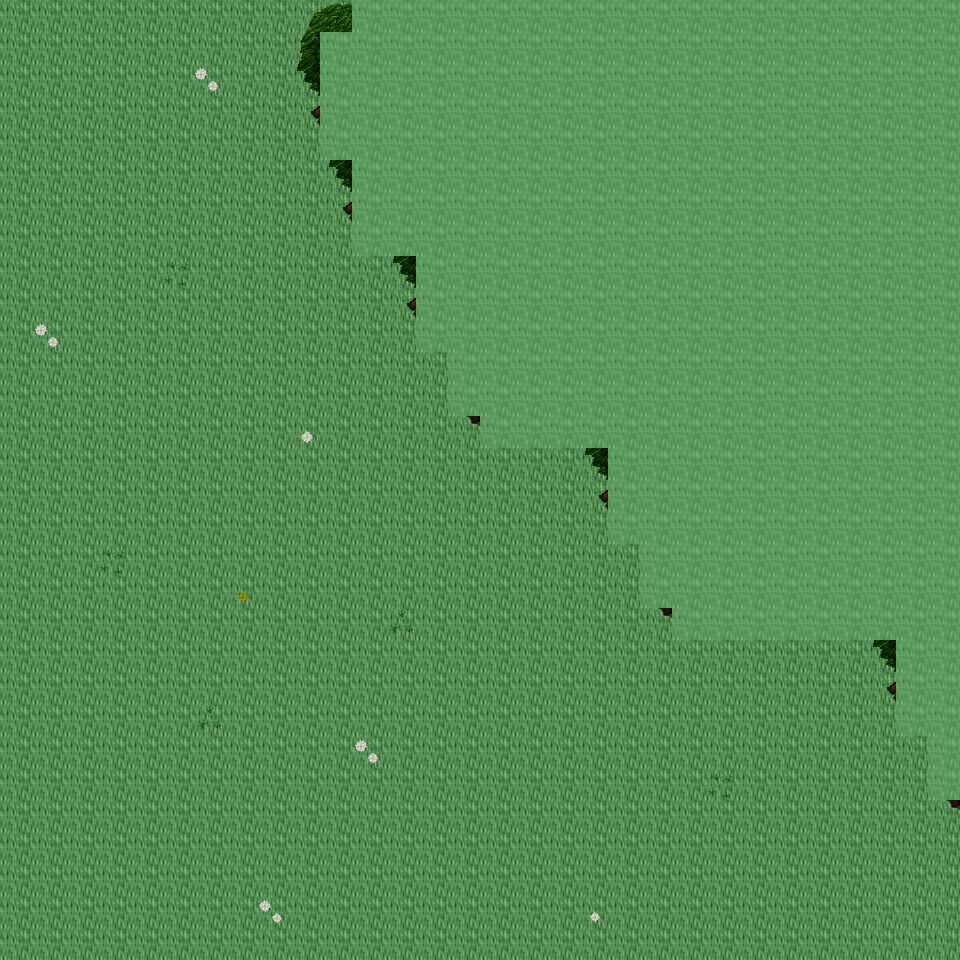

This game map was drawn from its Tiled (.tmx) file and the tilesets committed beside it. A one-line description and the trimmed map source follow:
An orthogonal 30x30 tile map with 32x32 px tiles, 6 tile layers (Ground, Object, Object2, Above, ...), 24 tilesets and 2 objects (2x mapExit).

<map version="1.0" orientation="orthogonal" renderorder="right-down" width="30" height="30" tilewidth="32" tileheight="32" nextobjectid="3">
  <tileset firstgid="1" name="tileset_ground_ground" tilewidth="32" tileheight="32" tilecount="33" columns="3">
    <image source="../drawable/tileset_ground_ground.png" width="96" height="352" />
  </tileset>
  <tileset firstgid="34" name="tileset_ground_ridge_earth_dark" tilewidth="32" tileheight="32" tilecount="96" columns="12">
    <image source="../drawable/tileset_ground_ridge_earth_dark.png" width="384" height="256" />
  </tileset>
  <tileset firstgid="130" name="tileset_ground_grass_edges" tilewidth="32" tileheight="32" tilecount="36" columns="12">
    <image source="../drawable/tileset_ground_grass_edges.png" width="384" height="96" />
  </tileset>
  <tileset firstgid="166" name="tileset_ground_water_pool" tilewidth="32" tileheight="32" tilecount="72" columns="3">
    <image source="../drawable/tileset_ground_water_pool.png" width="96" height="768" />
  </tileset>
  <tileset firstgid="238" name="tileset_plant_flower_daisy_white" tilewidth="32" tileheight="32" tilecount="8" columns="2">
    <image source="../drawable/tileset_plant_flower_daisy_white.png" width="64" height="128" />
  </tileset>
  <tileset firstgid="246" name="tileset_ground_rock_pebbles" tilewidth="32" tileheight="32" tilecount="3" columns="1">
    <image source="../drawable/tileset_ground_rock_pebbles.png" width="32" height="96" />
  </tileset>
  <tileset firstgid="249" name="tileset_plant_grasses" tilewidth="32" tileheight="32" tilecount="6" columns="3">
    <image source="../drawable/tileset_plant_grasses.png" width="96" height="64" />
  </tileset>
  <tileset firstgid="255" name="tileset_plant_flower_daisy_yellow" tilewidth="32" tileheight="32" tilecount="8" columns="2">
    <image source="../drawable/tileset_plant_flower_daisy_yellow.png" width="64" height="128" />
  </tileset>
  <tileset firstgid="263" name="tileset_ground_grass_corners" tilewidth="32" tileheight="32" tilecount="24" columns="6">
    <image source="../drawable/tileset_ground_grass_corners.png" width="192" height="128" />
  </tileset>
  <tileset firstgid="287" name="tileset_plant_tree_tree_darkgreen" tilewidth="32" tileheight="32" tilecount="88" columns="8">
    <image source="../drawable/tileset_plant_tree_tree_darkgreen.png" width="256" height="352" />
  </tileset>
  <tileset firstgid="375" name="tileset_plant_flower_daisy_blue" tilewidth="32" tileheight="32" tilecount="8" columns="2">
    <image source="../drawable/tileset_plant_flower_daisy_blue.png" width="64" height="128" />
  </tileset>
  <tileset firstgid="383" name="tileset_plant_flower_daisy_red" tilewidth="32" tileheight="32" tilecount="8" columns="2">
    <image source="../drawable/tileset_plant_flower_daisy_red.png" width="64" height="128" />
  </tileset>
  <tileset firstgid="391" name="tileset_ground_earth_edges" tilewidth="32" tileheight="32" tilecount="18" columns="6">
    <image source="../drawable/tileset_ground_earth_edges.png" width="192" height="96" />
  </tileset>
  <tileset firstgid="409" name="tileset_ground_water_waterfall" tilewidth="32" tileheight="32" tilecount="120" columns="8">
    <image source="../drawable/tileset_ground_water_waterfall.png" width="256" height="480" />
  </tileset>
  <tileset firstgid="529" name="tileset_logic_creature_elf" tilewidth="32" tileheight="32" tilecount="16" columns="8">
    <image source="../drawable/tileset_logic_creature_elf.png" width="256" height="64" />
  </tileset>
  <tileset firstgid="545" name="tileset_logic_item_resources" tilewidth="32" tileheight="32" tilecount="6" columns="6">
    <image source="../drawable/tileset_logic_item_resources.png" width="192" height="32" />
  </tileset>
  <tileset firstgid="551" name="tileset_logic_creature_animal" tilewidth="32" tileheight="32" tilecount="32" columns="8">
    <image source="../drawable/tileset_logic_creature_animal.png" width="256" height="128" />
  </tileset>
  <tileset firstgid="583" name="tileset_logic_collision" tilewidth="32" tileheight="32" tilecount="1" columns="1">
    <image source="../drawable/tileset_logic_collision.png" width="32" height="32" />
  </tileset>
  <tileset firstgid="584" name="tileset_object_suspension_bridge" tilewidth="32" tileheight="32" tilecount="24" columns="3">
    <image source="../drawable/tileset_object_suspension_bridge.png" width="96" height="256" />
  </tileset>
  <tileset firstgid="608" name="tileset_logic_creature_elemental" tilewidth="32" tileheight="32" tilecount="16" columns="8">
    <image source="../drawable/tileset_logic_creature_elemental.png" width="256" height="64" />
  </tileset>
  <tileset firstgid="624" name="tileset_ground_rock_rocks_3" tilewidth="32" tileheight="32" tilecount="16" columns="4">
    <image source="../drawable/tileset_ground_rock_rocks_3.png" width="128" height="128" />
  </tileset>
  <tileset firstgid="640" name="tileset_object_rotating_crystal" tilewidth="32" tileheight="32" tilecount="48" columns="8">
    <image source="../drawable/tileset_object_rotating_crystal.png" width="256" height="192" />
  </tileset>
  <tileset firstgid="688" name="tileset_light_white_1x1" tilewidth="32" tileheight="32" tilecount="1" columns="1">
    <image source="../drawable/tileset_light_white_1x1.png" width="32" height="32" />
  </tileset>
  <tileset firstgid="689" name="tileset_light_light_5x5" tilewidth="32" tileheight="32" tilecount="25" columns="5">
    <image source="../drawable/tileset_light_light_5x5.png" width="160" height="160" />
  </tileset>
  <layer name="Ground" width="30" height="30">
    <data>[900 cells, 900 non-empty, 1 distinct tile ids]</data>
  </layer>
  <layer name="Object" width="30" height="30">
    <data>[900 cells, 73 non-empty, 30 distinct tile ids]</data>
  </layer>
  <layer name="Object2" width="30" height="30">
    <data>[900 cells, 2 non-empty, 1 distinct tile ids]</data>
  </layer>
  <layer name="Above" width="30" height="30">
    <data>[900 cells, 308 non-empty, 44 distinct tile ids]</data>
  </layer>
  <layer name="Above2" width="30" height="30">
    <data>[900 cells, 2 non-empty, 2 distinct tile ids]</data>
  </layer>
  <layer name="Walkable" width="30" height="30">
    <data>[900 cells, 324 non-empty, 1 distinct tile ids]</data>
  </layer>
  <objectgroup name="MapEvents">
    <object id="1" name="south" type="mapExit" x="0" y="928" width="960" height="32">
      <properties>
        <property name="map" value="level_0_x136_y94" />
        <property name="x" value="0" />
        <property name="y" value="1" />
      </properties>
    </object>
    <object id="2" name="east" type="mapExit" x="928" y="800" width="32" height="160">
      <properties>
        <property name="map" value="level_0_x137_y93" />
        <property name="x" value="1" />
        <property name="y" value="25" />
      </properties>
    </object>
  </objectgroup>
</map>
